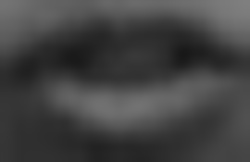
#> input picture cropped/F01/phrases/07/01/color_006.jpg, 250 x 162 px, found by its file name
$ python load_data.py   (older library calls are emulated)
#> lines starting #> are read from the running program, lines starting #| are printed output that depends on the picture
import os
from scipy import misc
import numpy as np
import sys


class MasterReader(object):
    def __init__(self, nc, ne, bs, lr):
        self.num_classes = nc
        self.num_epochs = ne
        self.batch_size = bs
        self.learning_rate = lr
        self.MAX_WIDTH = 90
        self.MAX_HEIGHT = 90

#    def training_generator(self):
#	    while True:
#		    for i in range(int(np.shape(self.X_train)[0] / self.config.batch_size)):
#                x = self.X_train[i * self.config.batch_size : (i + 1) * self.config.batch_size]
#                y = self.y_train[i * self.config.batch_size : (i + 1) * self.config.batch_size]
#		        one_hot_labels_train = keras.utils.to_categorical(y, num_classes=self.config.num_classes)
#			    yield (x,one_hot_labels_train)


#    def create_model(self, seen_validation):
#		np.random.seed(0)
#
#
#		bottleneck_train_path = 'bottleneck_features_train.npy'
#		bottleneck_val_path = 'bottleneck_features_val.npy'
#		top_model_weights = 'bottleneck_TOP_LAYER.h5'
#
#		if seen_validation is False:
#			top_model_weights = 'unseen_bottleneck_TOP_LAYER.h5'
#			#bottleneck_train_path = 'unseen_bottleneck_features_train.npy'
#			#bottleneck_val_path = 'unseen_bottleneck_features_val.npy'
#
#
#		input_layer = keras.layers.Input(shape=(self.config.max_seq_len, self.config.MAX_WIDTH, self.config.MAX_HEIGHT, 3))
#
#		vgg_base = VGG16(weights='imagenet', include_top=False, input_shape=(self.config.MAX_WIDTH, self.config.MAX_HEIGHT, 3))
#
#		vgg = Model(input=vgg_base.input, output=vgg_base.output)
#
#		for layer in vgg.layers[:15]:
#			layer.trainable = False
#
#		x = TimeDistributed(vgg)(input_layer)
#
#		model = Model(input=input_layer, output=x)
#
#		#bottleneck_model = Model(input=input_layer, output=x)
#
#		'''
#		if not os.path.exists(bottleneck_train_path):
#			bottleneck_features_train = bottleneck_model.predict_generator(self.training_generator(), steps=np.shape(self.X_train)[0] / self.config.batch_size)
#			np.save(bottleneck_train_path, bottleneck_features_train)
#
#		if not os.path.exists(bottleneck_val_path):
#			bottleneck_features_val = bottleneck_model.predict(self.X_val)
#			np.save(bottleneck_val_path, bottleneck_features_val)
#		'''
#
#		'''
#		conv2d1 = keras.layers.convolutional.Conv2D(3, 5, strides=(2,2), padding='same', activation=None)
#		x = TimeDistributed(conv2d1)(x) #input_shape=(self.config.max_seq_len, self.config.MAX_WIDTH, self.config.MAX_HEIGHT, 3)
#
#		x = keras.layers.normalization.BatchNormalization(axis=3, momentum=0.99, epsilon=0.001)(x)
#		x = keras.layers.core.Activation('relu')(x)
#		x = keras.layers.core.Dropout(rate=dp)(x)
#
#		pool1 = keras.layers.pooling.MaxPooling2D(pool_size=(2, 2), strides=None, padding='valid', data_format='channels_last')
#		x = TimeDistributed(pool1)(x)
#
#		conv2d2 = keras.layers.convolutional.Conv2D(3, 5, strides=(2,2), padding='same', activation=None)
#		x = TimeDistributed(conv2d2)(x)
#
#		x = keras.layers.normalization.BatchNormalization(axis=3, momentum=0.99, epsilon=0.001)(x)
#		x = keras.layers.core.Activation('relu')(x)
#		x = keras.layers.core.Dropout(rate=dp)(x)
#
#		pool2 = keras.layers.pooling.MaxPooling2D(pool_size=(2, 2), strides=None, padding='valid', data_format='channels_last')
#		x = TimeDistributed(pool2)(x)
#
#		conv2d3 = keras.layers.convolutional.Conv2D(3, 5, strides=(2,2), padding='same', activation=None)
#		x = TimeDistributed(conv2d3)(x)
#
#		x = keras.layers.normalization.BatchNormalization(axis=3, momentum=0.99, epsilon=0.001)(x)
#		x = keras.layers.core.Activation('relu')(x)
#		x = keras.layers.core.Dropout(rate=dp)(x)
#
#		pool3 = keras.layers.pooling.MaxPooling2D(pool_size=(2, 2), strides=None, padding='valid', data_format='channels_last')
#		x = TimeDistributed(pool3)(x)
#		'''
#
#		#train_data = np.load(bottleneck_train_path)
#		#val_data = np.load(bottleneck_val_path)
#
#		input_layer_2 = keras.layers.Input(shape=model.output_shape[1:])
#
#		x = TimeDistributed(keras.layers.core.Flatten())(input_layer_2)
#
#
#		lstm = keras.layers.recurrent.LSTM(256)
#		x = keras.layers.wrappers.Bidirectional(lstm, merge_mode='concat', weights=None)(x)
#
#		#model.add(keras.layers.normalization.BatchNormalization(axis=3, momentum=0.99, epsilon=0.001))
#		#model.add(keras.layers.core.Activation('relu'))
#		x = keras.layers.core.Dropout(rate=dp)(x)
#
#		x = keras.layers.core.Dense(10)(x)
#
#		preds = keras.layers.core.Activation('softmax')(x)
#
#		model_top = Model(input=input_layer_2, output=preds)
#
#		model_top.load_weights(top_model_weights)
#
#		x = model(input_layer)
#		preds = model_top(x)
#
#		final_model = Model(input=input_layer, output=preds)
#
#
#		adam = keras.optimizers.SGD(lr=self.config.learning_rate)#, beta_1=0.9, beta_2=0.999, epsilon=1e-08, decay=0.0)
#		final_model.compile(optimizer=adam, loss='categorical_crossentropy', metrics=['accuracy'])
#
#		#one_hot_labels_train = keras.utils.to_categorical(self.y_train, num_classes=self.config.num_classes)
#		one_hot_labels_val = keras.utils.to_categorical(self.y_val, num_classes=self.config.num_classes)
#
#		print('Fitting the model...')
#		'''
#		history = final_model.fit(train_data, one_hot_labels_train, epochs=self.config.num_epochs, batch_size=self.config.batch_size,\
#							validation_data=(val_data, one_hot_labels_val))
#		'''
#
#
#		history = final_model.fit_generator(self.training_generator(), steps_per_epoch=np.shape(self.X_train)[0] / self.config.batch_size,\
#					 epochs=self.config.num_epochs, validation_data=(self.X_val, one_hot_labels_val))
#
#		self.create_plots(history)
#
#
#		'''
#		print('Evaluating the model...')
#		score = model.evaluate(self.X_val, one_hot_labels_val, batch_size=self.config.batch_size)
#
#		print('Finished training, with the following val score:')
#		print(score)
#		'''
#
#
#	'''
#	def create_minibatches(self, data, shape):
#		data = [self.X_train, self.y_train, self.X_val, self.y_val, self.X_test, self.y_test]
#		for dataset in
#			batches = []
#			for i in range(0, len(data), self.config.batch_size)
#				sample = data[i:i + self.config.batch_size]
#				if len(sample) < self.config.batch_size:
#					pad = np.zeros(shape)
#					sample.extend(pad * (size - len(sample)))
#				batches.append(sample)
#	'''
#
#	def create_plots(self, history):
#	    os.mkdir('plots')
#		# summarize history for accuracy
#		plt.plot(history.history['acc'])
#		plt.plot(history.history['val_acc'])
#		plt.title('model accuracy')
#		plt.ylabel('accuracy')
#		plt.xlabel('epoch')
#		plt.legend(['train', 'validation'], loc='upper left')
#		plt.savefig('plots/acc_plot.png')
#		plt.clf()
#		# summarize history for loss
#		plt.plot(history.history['loss'])
#		plt.plot(history.history['val_loss'])
#		plt.title('model loss')
#		plt.ylabel('loss')
#		plt.xlabel('epoch')
#		plt.legend(['train', 'validation'], loc='upper left')
#		plt.savefig('plots/loss_plot.png')

    def load_data(self):
        data_dir = 'train_test_split'
        max_seq_length = 20

        X_train = []
        y_train = []
        X_val = []
        y_val = []
        X_test = []
        y_test = []

        if os.path.exists(data_dir):
            print("Loading saved data ...")
            X_train = np.load(f"{data_dir}/X_train.npy")
            y_train = np.load(f"{data_dir}/y_train.npy")

            X_val = np.load(f"{data_dir}/X_val.npy")
            y_val = np.load(f"{data_dir}/y_val.npy")

            X_test = np.load(f"{data_dir}/X_test.npy")
            y_test = np.load(f"{data_dir}/y_test.npy")

            return X_train, y_train, X_val, y_val, X_test, y_test
#            print('Read data arrays from disk.')
        else:

            people = ['F01','F02','F04','F05','F06','F07','F08','F09','F10','F11','M01','M02','M04','M07','M08']
            data_types = ['phrases', 'words']
            folder_enum = ['01','02','03','04','05','06','07','08','09','10']

            UNSEEN_VALIDATION_SPLIT = ['F05']
            UNSEEN_TEST_SPLIT = ['F06']

            directory = './cropped'
            for person_id in people:
                instance_index = 0
                for data_type in data_types:
                    for word_index, word in enumerate(folder_enum):
                        print(f"Instance #{instance_index}")
                        for iteration in folder_enum:
                            path = os.path.join(directory, person_id, data_type, word, iteration)
                            filelist = sorted(os.listdir(path + '/'))
                            sequence = []
                            for img_name in filelist:
                                if img_name.startswith('color'):
                                    image = misc.imread(path + '/' + img_name)
#> image is the input picture: shape (162, 250); min 24, max 127, mean 66.2
                                    image = misc.imresize(image, (self.MAX_WIDTH, self.MAX_HEIGHT))
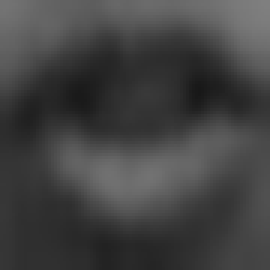
#> image: shape (90, 90) (shown 3 times larger); min 24, max 127, mean 66.2
                                    sequence.append(image)
#                            pad_array = [np.zeros((self.MAX_WIDTH, self.MAX_HEIGHT))]
#                            sequence.extend(pad_array * (max_seq_length - len(sequence)))
                            # sequence = np.array(sequence)
#> (the run stopped early here; a loop or call above may not have finished)
